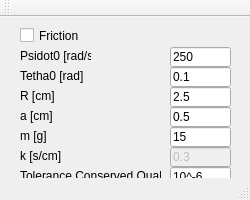
<?xml version="1.0" encoding="UTF-8"?>
<ui version="4.0">
 <class>MainWindow</class>
 <widget class="QMainWindow" name="MainWindow">
  <property name="geometry">
   <rect>
    <x>0</x>
    <y>0</y>
    <width>250</width>
    <height>200</height>
   </rect>
  </property>
  <property name="windowTitle">
   <string>MainWindow</string>
  </property>
  <widget class="QWidget" name="centralWidget">
   <widget class="QLineEdit" name="psidot0">
    <property name="geometry">
     <rect>
      <x>170</x>
      <y>30</y>
      <width>61</width>
      <height>20</height>
     </rect>
    </property>
    <property name="text">
     <string>250</string>
    </property>
   </widget>
   <widget class="QLineEdit" name="theta0">
    <property name="geometry">
     <rect>
      <x>170</x>
      <y>50</y>
      <width>61</width>
      <height>20</height>
     </rect>
    </property>
    <property name="text">
     <string>0.1</string>
    </property>
   </widget>
   <widget class="QLineEdit" name="a">
    <property name="geometry">
     <rect>
      <x>170</x>
      <y>90</y>
      <width>61</width>
      <height>20</height>
     </rect>
    </property>
    <property name="text">
     <string>0.5</string>
    </property>
   </widget>
   <widget class="QLineEdit" name="m">
    <property name="geometry">
     <rect>
      <x>170</x>
      <y>110</y>
      <width>61</width>
      <height>20</height>
     </rect>
    </property>
    <property name="text">
     <string>15</string>
    </property>
   </widget>
   <widget class="QLineEdit" name="Radius">
    <property name="geometry">
     <rect>
      <x>170</x>
      <y>70</y>
      <width>61</width>
      <height>20</height>
     </rect>
    </property>
    <property name="text">
     <string>2.5</string>
    </property>
   </widget>
   <widget class="QLineEdit" name="k">
    <property name="enabled">
     <bool>false</bool>
    </property>
    <property name="geometry">
     <rect>
      <x>170</x>
      <y>130</y>
      <width>61</width>
      <height>20</height>
     </rect>
    </property>
    <property name="text">
     <string>0.3</string>
    </property>
   </widget>
   <widget class="QLineEdit" name="TolConQual">
    <property name="geometry">
     <rect>
      <x>170</x>
      <y>150</y>
      <width>61</width>
      <height>20</height>
     </rect>
    </property>
    <property name="text">
     <string>10^-6</string>
    </property>
   </widget>
   <widget class="QLabel" name="psidot0_text">
    <property name="geometry">
     <rect>
      <x>20</x>
      <y>30</y>
      <width>71</width>
      <height>17</height>
     </rect>
    </property>
    <property name="text">
     <string>Psidot0 [rad/s]</string>
    </property>
   </widget>
   <widget class="QLabel" name="theta0_text">
    <property name="geometry">
     <rect>
      <x>20</x>
      <y>50</y>
      <width>71</width>
      <height>17</height>
     </rect>
    </property>
    <property name="text">
     <string>Tetha0 [rad]</string>
    </property>
   </widget>
   <widget class="QLabel" name="Radius_text">
    <property name="geometry">
     <rect>
      <x>20</x>
      <y>70</y>
      <width>46</width>
      <height>17</height>
     </rect>
    </property>
    <property name="text">
     <string>R [cm]</string>
    </property>
   </widget>
   <widget class="QLabel" name="a_text">
    <property name="geometry">
     <rect>
      <x>20</x>
      <y>90</y>
      <width>46</width>
      <height>17</height>
     </rect>
    </property>
    <property name="text">
     <string>a [cm]</string>
    </property>
   </widget>
   <widget class="QLabel" name="m_text">
    <property name="geometry">
     <rect>
      <x>20</x>
      <y>110</y>
      <width>46</width>
      <height>17</height>
     </rect>
    </property>
    <property name="text">
     <string>m [g]</string>
    </property>
   </widget>
   <widget class="QLabel" name="k_text">
    <property name="geometry">
     <rect>
      <x>20</x>
      <y>130</y>
      <width>46</width>
      <height>17</height>
     </rect>
    </property>
    <property name="text">
     <string>k [s/cm]</string>
    </property>
   </widget>
   <widget class="QLabel" name="TolConQual_text">
    <property name="geometry">
     <rect>
      <x>20</x>
      <y>150</y>
      <width>141</width>
      <height>17</height>
     </rect>
    </property>
    <property name="text">
     <string>Tolerance Conserved Quality</string>
    </property>
   </widget>
   <widget class="QCheckBox" name="Friction">
    <property name="geometry">
     <rect>
      <x>20</x>
      <y>10</y>
      <width>70</width>
      <height>17</height>
     </rect>
    </property>
    <property name="text">
     <string>Friction</string>
    </property>
   </widget>
  </widget>
  <widget class="QToolBar" name="mainToolBar">
   <attribute name="toolBarArea">
    <enum>TopToolBarArea</enum>
   </attribute>
   <attribute name="toolBarBreak">
    <bool>false</bool>
   </attribute>
  </widget>
  <widget class="QStatusBar" name="statusBar"/>
 </widget>
 <layoutdefault spacing="6" margin="11"/>
 <resources/>
 <connections>
  <connection>
   <sender>Friction</sender>
   <signal>clicked()</signal>
   <receiver>MainWindow</receiver>
   <slot>FrictionChange()</slot>
   <hints>
    <hint type="sourcelabel">
     <x>59</x>
     <y>34</y>
    </hint>
    <hint type="destinationlabel">
     <x>70</x>
     <y>270</y>
    </hint>
   </hints>
  </connection>
 </connections>
 <slots>
  <slot>FrictionChange()</slot>
 </slots>
</ui>
